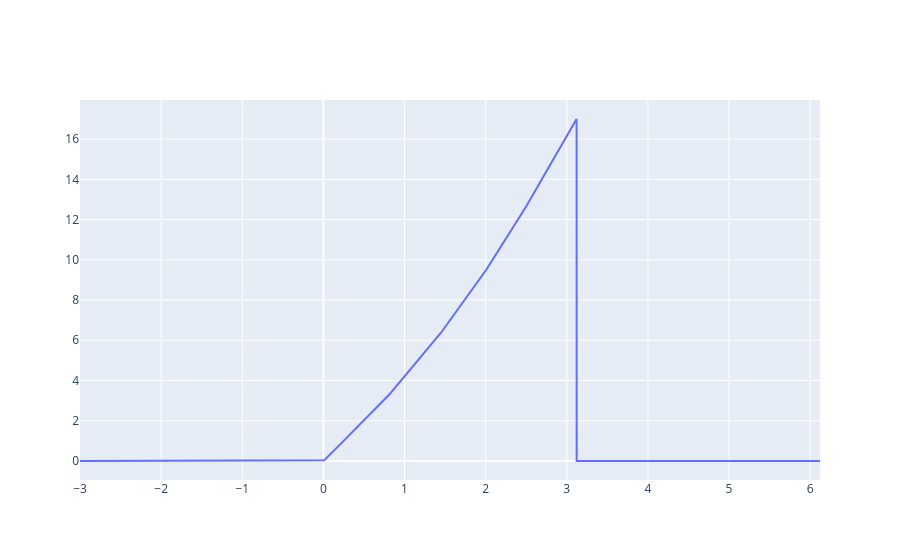

Notebook code for this chart:
### Code cell
fig = go.Figure()
fig.add_trace(go.Scatter(x=t, y=tnorm))

### Figure 1 — Plotly figure (JSON) as saved in the notebook; plotly's stock layout.template omitted (floating-point values rounded to 4 significant figures; data arrays with more than 128 entries replaced by an {"elided": "..."} marker saying what was removed)
{"data": [{"type": "scatter", "x": {"elided": "9122 float values"}, "y": {"elided": "9122 float values"}}], "layout": {}}
